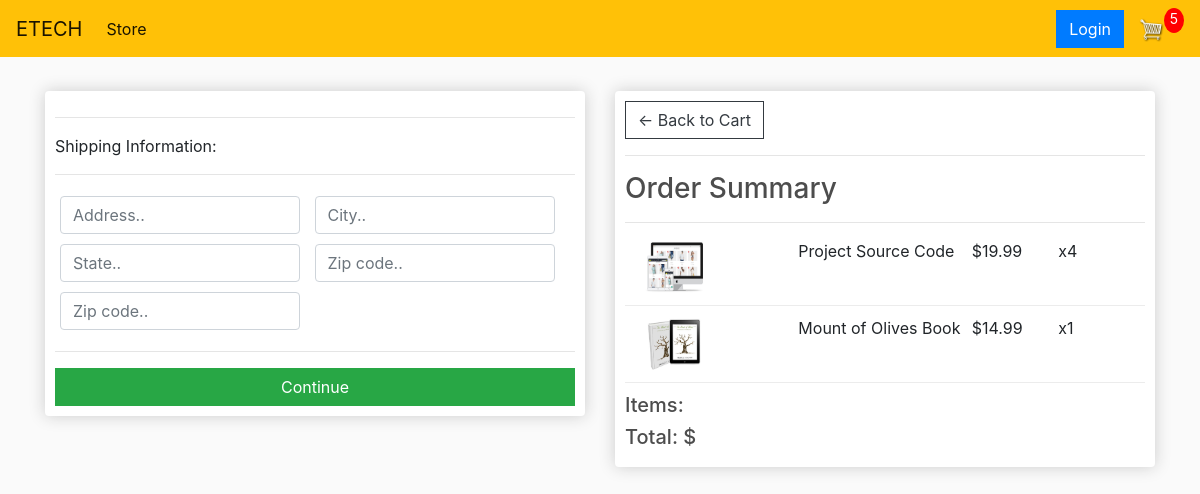
Page /Checkout (signed in) on the earlier database version.
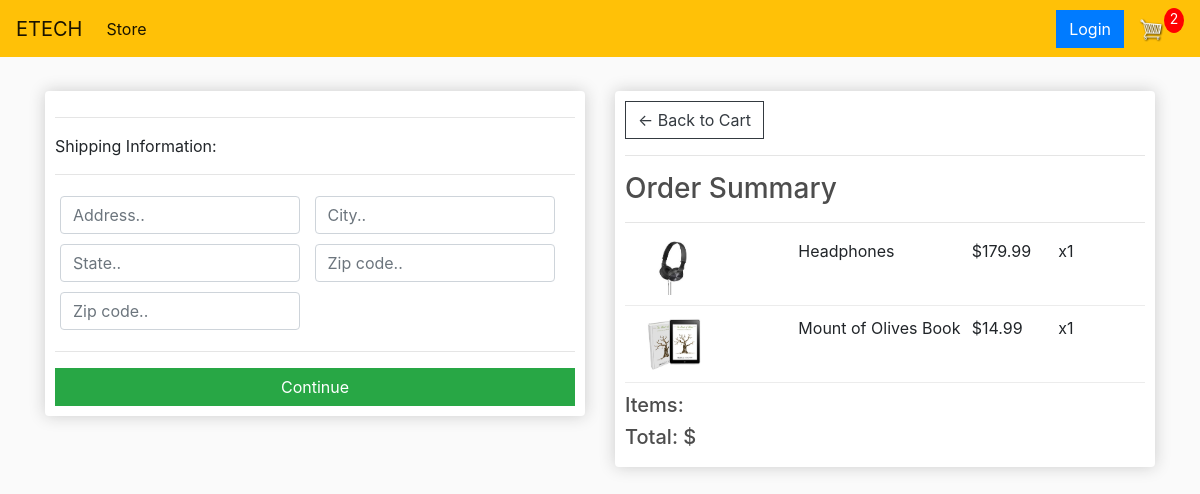
Same page on the later database version.
### store/models.py (models this page shows, shortened)
class OrderItem(models.Model):
    product = models.ForeignKey(Product, on_delete=models.SET_NULL, null=True, blank=True)
    order = models.ForeignKey(Order, on_delete=models.SET_NULL, null=True, blank=True)
    quantity = models.IntegerField(default=0, null=True, blank=True)
    date_added = models.DateTimeField(auto_now_add=True)

class Product(models.Model):
    name = models.CharField(max_length=255, null=True)
    price = models.DecimalField(max_digits=7, decimal_places=2)
    digital = models.BooleanField(default=False, null=True, blank=False)
    image = models.ImageField(null=True, blank=True)
    @property
    def imageURL(self):
        try:
            url = self.image.url
        except:
            url = ''
        return url

### store/views.py (the view)
# urls.py: path('Checkout', views.checkout, name='checkout'),
def checkout(request):
    data = cartData(request)
    CartItems = data['cartItems']
    order = data['order']
    items = data['items']
    context = {'items': items, 'order': order, 'CartItems': CartItems}
    return render(request, 'store/Checkout.html', context)

### store/models.py (called while the page is built)
    @property
    def get_card_item(self):
        orderitem = self.orderitem_set.all()
        total = sum([item.quantity for item in orderitem])
        return total

    @property
    def shipping(self):
        shipping = False
        orderitem = self.orderitem_set.all()
        for i in orderitem:
            if i.product.digital == False:
                shipping = True
        return shipping

### store/utils.py (called while the page is built)
def cartData(request):
    if request.user.is_authenticated:
        customer = request.user.customer
        order, created = Order.objects.get_or_create(customer=customer, complete=False)
        items = order.orderitem_set.all()
        CartItems = order.get_card_item
    else:
        cookieData = cookieCart(request)
        CartItems = cookieData['cartItems']
        order = cookieData['order']
        items = cookieData['items']
    return {'cartItems': CartItems, 'order': order, 'items': items}

### store/templates/store/Checkout.html (shortened to what this page needs)
{% extends 'main.html' %}
{% load static %}
{% block content %}
     <div class="row">
		<div class="col-lg-6">
			<div class="box-element" id="form-wrapper">
				<form id="form">
					<div id="shipping-info">
						<hr>
						<p>Shipping Information:</p>
						<hr>
						<div class="form-field">
							<input class="form-control" type="text" name="address" placeholder="Address..">
						</div>
						<div class="form-field">
							<input class="form-control" type="text" name="city" placeholder="City..">
						</div>
						<div class="form-field">
							<input class="form-control" type="text" name="state" placeholder="State..">
						</div>
						<div class="form-field">
							<input class="form-control" type="text" name="zipcode" placeholder="Zip code..">
						</div>
						<div class="form-field">
							<input class="form-control" type="text" name="country" placeholder="Zip code..">
						</div>
					</div>
					<hr>
					<input id="form-button" class="btn btn-success btn-block" type="submit" value="Continue">
				</form>
			</div>
			<br>
		</div>
		<div class="col-lg-6">
			<div class="box-element">
				<a  class="btn btn-outline-dark" href="{% url 'cart' %}">&#x2190; Back to Cart</a>
				<hr>
				<h3>Order Summary</h3>
				<hr>
				{% for item in items %}
				<div class="cart-row">
					<div style="flex:2"><img class="row-image" src="{{item.product.imageURL}}"></div>
					<div style="flex:2"><p>{{item.product.name}}</p></div>
					<div style="flex:1"><p>${{item.product.price|floatformat:2}}</p></div>
					<div style="flex:1"><p>x{{item.quantity}}</p></div>
				</div>
				{% endfor %}
				<h5>Items:   {{order.get_cart_items}}</h5>
				<h5>Total:   ${{order.get_cart_total|floatformat:2}}</h5>
			</div>
		</div>
	</div>
{% endblock content %}

Differences in the rows shown:
removed OrderItem: product.imageURL (picture), product.name "Project Source Code", product.price "19.99", quantity "4"
added OrderItem: product.imageURL (picture), product.name "Headphones", product.price "179.99", quantity "1"
Other differences:
{{ CartItems }}: "5" → "2"
